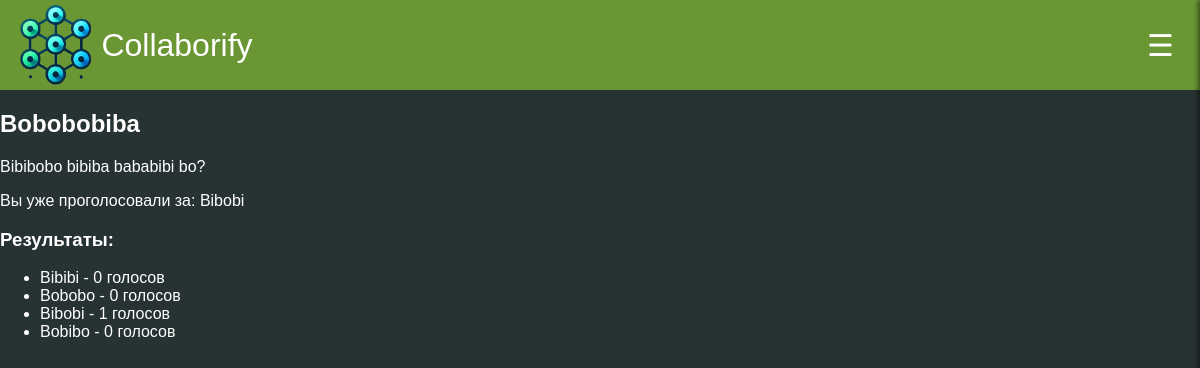
/voting/2/ (signed in), run on the app's committed database.
### voting/models.py (models this page shows, shortened)
class Voting(models.Model):
    title = models.CharField(
        max_length=200,
        verbose_name='Название'
    )
    description = models.TextField(
        verbose_name='Описание'
    )
    created_at = models.DateTimeField(
        auto_now_add=True
    )
    creator = models.ForeignKey(
        CustomUser,
        on_delete=models.CASCADE,
        related_name='created_votings'
    )
    is_active = models.BooleanField(
        default=True
    )
    class Meta:
        verbose_name = 'Голосование'
        verbose_name_plural = 'Голосования'

class Vote(models.Model):
    voting = models.ForeignKey(
        Voting,
        on_delete=models.CASCADE,
        related_name='votes'
    )
    choice = models.ForeignKey(
        Choice,
        on_delete=models.CASCADE,
        related_name='votes'
    )
    user = models.ForeignKey(
        CustomUser,
        on_delete=models.CASCADE,
        related_name='user_votes'
    )
    created_at = models.DateTimeField(
        auto_now_add=True
    )
    class Meta:
        verbose_name = 'Голос'
        verbose_name_plural = 'Голоса'
        unique_together = ['user', 'voting']

class Choice(models.Model):
    voting = models.ForeignKey(
        Voting,
        on_delete=models.CASCADE,
        related_name='choices'
    )
    text = models.CharField(
        max_length=200,
        verbose_name='Вариант ответа'
    )
    class Meta:
        verbose_name = 'Вариант ответа'
        verbose_name_plural = 'Варианты ответов'

### voting/views.py (the view, shortened to what this page needs)
# urls.py: path('<int:pk>/', views.voting_detail, name='detail'),
@login_required
def voting_detail(request, pk):
    voting = get_object_or_404(Voting, pk=pk)
    user_vote = Vote.objects.filter(voting=voting, user=request.user).first()
    return render(request, 'voting/voting_detail.html', {
        'voting': voting,
        'user_vote': user_vote
    })

### templates/voting/voting_detail.html (shortened to what this page needs)
{% extends 'base.html' %}
{% load static %}
{% block content %}
<link rel="stylesheet" href="{% static 'css/form.css' %}">
<div class="container mt-4">
    <h2>{{ voting.title }}</h2>
    <p>{{ voting.description }}</p>
    {% if user_vote %}
        <div class="alert alert-info">
            Вы уже проголосовали за: {{ user_vote.choice.text }}
        </div>
        <h3>Результаты:</h3>
        <ul class="list-group">
            {% for choice in voting.choices.all %}
                <li class="list-group-item">
                    {{ choice.text }} - {{ choice.votes.count }} голосов
                </li>
            {% endfor %}
        </ul>
    {% endif %}
</div>
{% endblock %}

### static/css/main.css (style rules this page uses)
body { margin: 0; font-family: Arial, Helvetica, sans-serif; background-color: #273232; color: #FFFFFF; }

### data on the page
Voting: title "Bobobobiba", description "Bibibobo bibiba bababibi bo?"
Vote: choice.text "Bibobi"
Choice: text "Bibibi", votes.count "0"
Choice: text "Bobobo", votes.count "0"
Choice: text "Bibobi", votes.count "1"
Choice: text "Bobibo", votes.count "0"
